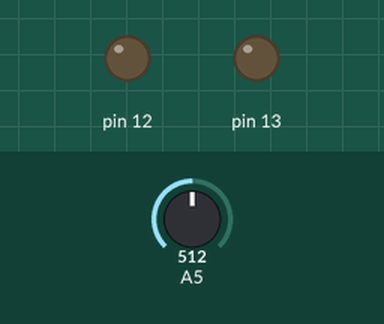
The sketch below on a simulated Arduino Uno, built with avr-gcc and run on an emulated ATmega328P. Parts: output pins drawn as LEDs (lit = HIGH). Inputs (shaded band) come from the test bench; at power-on: A5 = 512. What the sketch prints to the serial monitor is not drawn.

Above: at 1.8 s.
1.9 s: A5 set to 700
4.5 s: A5 set to 720
At 5.6 s:
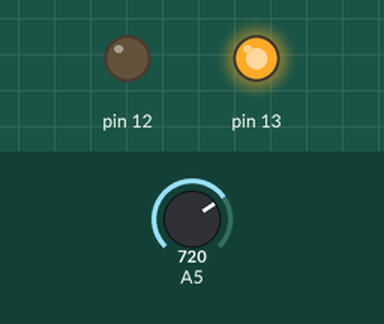
6.5 s: A5 set to 511
At 8.2 s:
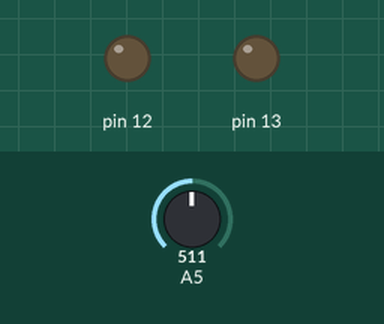
8.5 s: A5 set to 716
At 10.0 s:
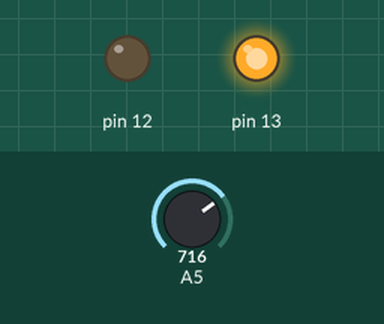
Timing chart, 0 to 11.5 s (numbered marks = the images above; inputs shaded):
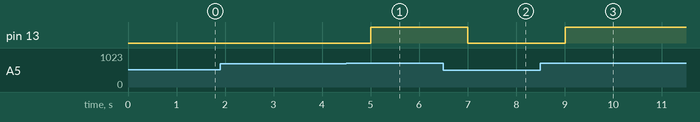

Measured:
- the behaviour switches between 708 and 709 on A5 (found by bisection; images 0 and 1)
- after the input at 1.9 s, every drawn part: stays the same
- after the input at 4.5 s, pin 13: LOW → HIGH after 0.50 s
- after the input at 6.5 s, pin 13: HIGH → LOW after 0.51 s
- after the input at 8.5 s, pin 13: LOW → HIGH after 0.51 s

The sketch:

moisture_generic.ino
```cpp
int soilMoistureValue = 0;
int percentage = 0;

void setup() {
  pinMode(12, OUTPUT);
  pinMode(13, OUTPUT);
  Serial.begin(9600);
}

void loop() {
  soilMoistureValue = analogRead(A5);
  percentage = map(soilMoistureValue, 490, 1023, 100, 0);

  Serial.print("Soil Moisture (%): ");
  Serial.println(percentage);

  if (percentage < 40) {
    Serial.println("Very Dry (<40%) - Pump ON");
    digitalWrite(13, HIGH);
    digitalWrite(12, LOW);
  }
  else if (percentage >= 40 && percentage < 60) {
    Serial.println("Dry (40–60%) - Pump ON");
    digitalWrite(13, HIGH);
    digitalWrite(12, LOW);
  }
  else if (percentage >= 60 && percentage <= 80) {
    Serial.println("Optimal Moisture (60–80%) - Pump OFF");
    digitalWrite(13, LOW);
    digitalWrite(12, LOW);
  }
  else if (percentage > 80) {
    Serial.println("Too Wet (>80%) - Pump OFF");
    digitalWrite(13, LOW);
    digitalWrite(12, LOW);
  }

  delay(1000);
}
```
